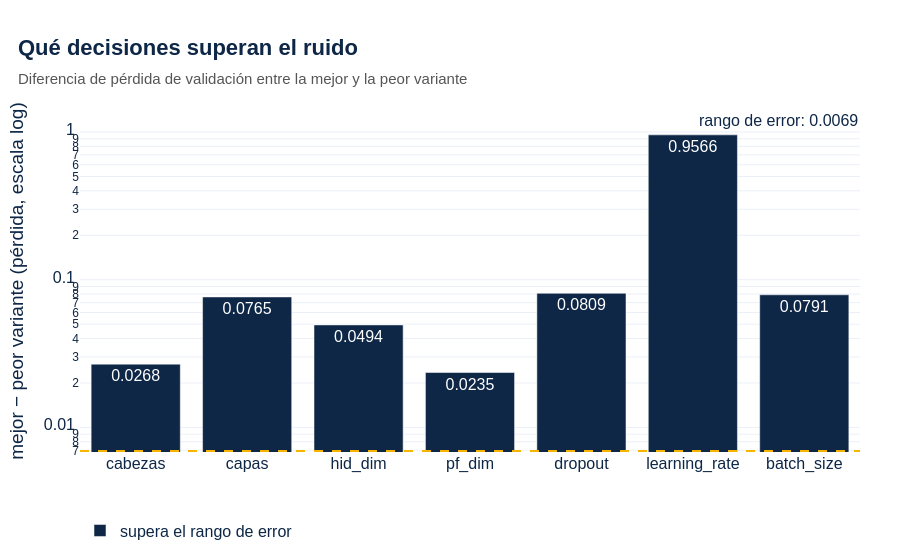

This figure's notebook cell:
### Markdown cell above
Diferencia de pérdida entre la mejor y la peor variante de cada experimento, en escala logarítmica, frente al rango de error.

### Code cell
# ============================================================
# A.2 Impacto de cada decisión frente al rango de error
# ============================================================
datos = tabla_decisiones.assign(resultado=np.where(tabla_decisiones["supera_margen"], "supera el rango de error", "empate técnico"))
fig = px.bar(datos, x="experimento", y="rango_entre_variantes", color="resultado", log_y=True,
             text=datos["rango_entre_variantes"].round(4),
             color_discrete_map={"supera el rango de error": AZUL_MARINO, "empate técnico": COLORES[2]},
             labels={"rango_entre_variantes": "mejor − peor variante (pérdida, escala log)", "experimento": ""})
fig.add_hline(y=MARGEN_ERROR, line_dash="dash", line_color=AMARILLO, annotation_text=f"rango de error: {MARGEN_ERROR:.4f}")
estilo_presentacion(fig, "Qué decisiones superan el ruido", "Diferencia de pérdida de validación entre la mejor y la peor variante")
exportar(fig, "02_impacto_decisiones")
fig.show()

### Figure 1 — Plotly figure (JSON) as saved in the notebook; plotly's stock layout.template omitted (floating-point values rounded to 4 significant figures)
{"data": [{"alignmentgroup": "True", "hovertemplate": "resultado=supera el rango de error<br>=%{x}<br>mejor − peor variante (pérdida, escala log)=%{y}<br>text=%{text}<extra></extra>", "legendgroup": "supera el rango de error", "marker": {"color": "#0E2747", "pattern": {"shape": ""}}, "name": "supera el rango de error", "offsetgroup": "supera el rango de error", "orientation": "v", "showlegend": true, "text": [0.0268, 0.0765, 0.0494, 0.0235, 0.0809, 0.9566, 0.0791], "textposition": "auto", "x": ["cabezas", "capas", "hid_dim", "pf_dim", "dropout", "learning_rate", "batch_size"], "xaxis": "x", "y": [0.02683, 0.07647, 0.04944, 0.02354, 0.08093, 0.9566, 0.07909], "yaxis": "y", "type": "bar"}], "layout": {"xaxis": {"anchor": "y", "domain": [0, 1], "title": {"text": ""}}, "yaxis": {"anchor": "x", "domain": [0, 1], "title": {"text": "mejor − peor variante (pérdida, escala log)"}, "type": "log"}, "legend": {"title": {}, "tracegroupgap": 0, "orientation": "h", "y": -0.18}, "margin": {"t": 110, "l": 80, "r": 40, "b": 80}, "barmode": "relative", "shapes": [{"line": {"color": "#F7B500", "dash": "dash"}, "type": "line", "x0": 0, "x1": 1, "xref": "x domain", "y0": 0.006927, "y1": 0.006927, "yref": "y"}], "annotations": [{"showarrow": false, "text": "rango de error: 0.0069", "x": 1, "xanchor": "right", "xref": "x domain", "y": 0.006927, "yanchor": "bottom", "yref": "y"}], "title": {"text": "<b>Qué decisiones superan el ruido</b><br><span style='font-size:15px;color:#555555'>Diferencia de pérdida de validación entre la mejor y la peor variante</span>", "x": 0.02}, "font": {"family": "Calibri, Arial", "size": 16, "color": "#0E2747"}, "height": 560}}
